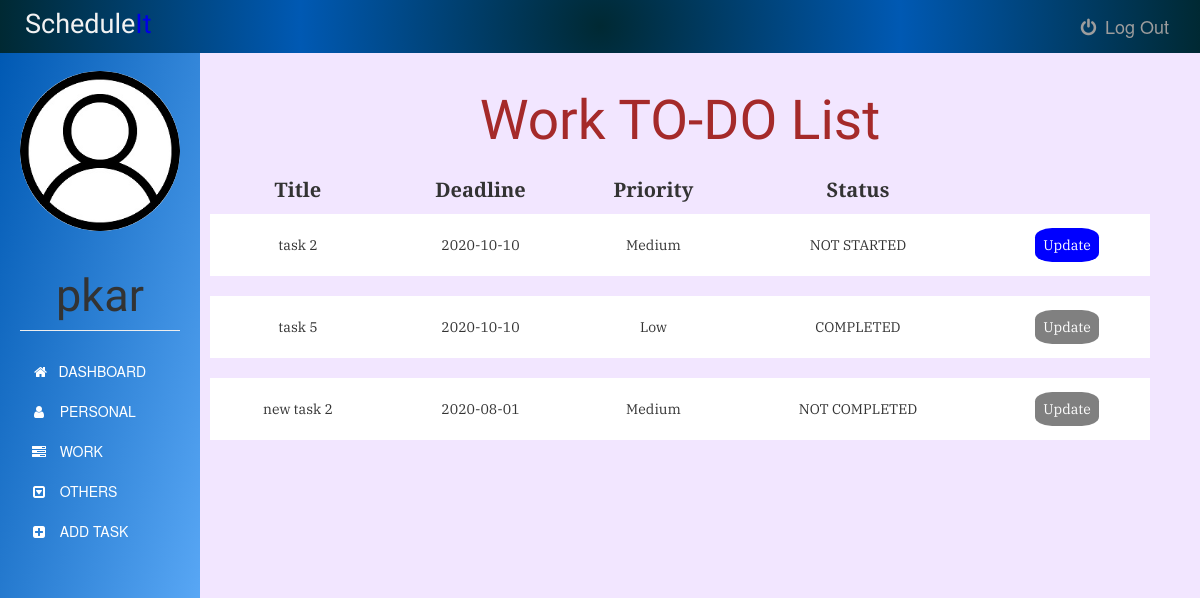
Before: /worktask (signed in) with the older database file.
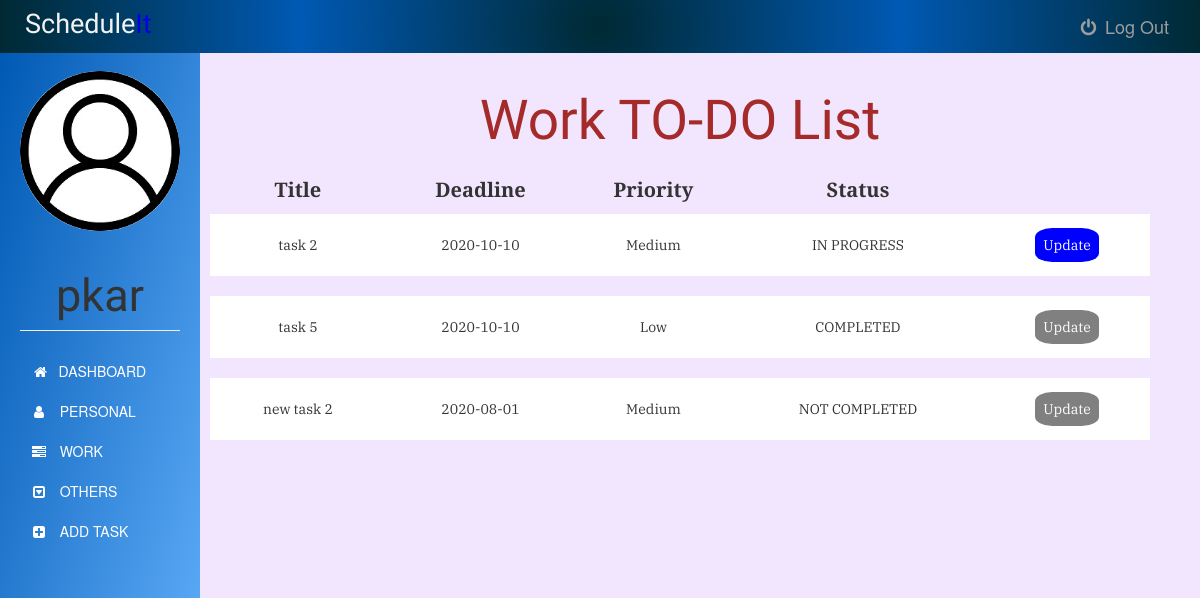
After: the same page with the newer database file.
### app.py (models this page shows)
class Task(db.Model):
    id = db.Column(db.Integer, primary_key=True)
    title = db.Column(db.Text, nullable=False)
    date = db.Column(db.Date, nullable=False)
    content = db.Column(db.Text, nullable=False)
    WorkType = db.Column(db.Text, nullable=False)
    priority = db.Column(db.Text)
    status = db.Column(db.Text, nullable=False, default='NEW')
    user_id = db.Column(db.Integer, db.ForeignKey('user.id'), nullable=False)

### app.py (the view)
@app.route('/worktask', methods=['GET', 'POST'])
@login_required
def worktask():
    tasks = Task.query.filter_by(user_id=current_user.id)
    return render_template('work.html', tasks=tasks ,name=current_user.username, tdate=date.today())

### app.py (called while the page is built)
@login_manager.user_loader
def load_user(user_id):
    return User.query.get(int(user_id))

### templates/work.html (shortened to what the changed rows need)
{% extends "bootstrap/base.html" %}
{% block styles %}
{{super()}}
<link rel="stylesheet" href="{{url_for('.static', filename='personal.css')}}">
<link rel="stylesheet" href="https://maxcdn.bootstrapcdn.com/font-awesome/4.7.0/css/font-awesome.min.css">
{% endblock %}
{% block content %}
    <div class="container-fluid">
      <div class="row">
        <nav class=" sidebar">
          <div class="image img-cir img-120">
            <center>
              <h1 class="page-header">{{ name }}</h1>
            </center>
          </div>
        </nav>
        <div class="col-sm-9 col-sm-offset-3 col-md-10 col-md-offset-2 main">
          	<center><h1>Work TO-DO List</h1></center>
            <div>
            	<table>
                <thead>
                  <tr>
                    <th>Title</th>
                    <th>Deadline</th>
                    <th>Priority</th>
                    <th>Status</th>
                  </tr>
                </thead>
            		<tbody>
              		{% for task in tasks %}
              			{% if task.WorkType == "Work"%}
              				<tr>
    		          			<td>{{task.title}}</td>
    		          			<td>{{task.date}}</td>
    		          			<td>{{task.priority}}</td>
                        {% if tdate > task.date and (task.status !="CANCELLED" or task.status !="COMPLETED") %}
                          <td class="status">NOT COMPLETED</td>
                        {% else %}
                          <td class="status">{{task.status}}</td>
                        {% endif %}
                        {% if (task.status == "NEW" or task.status == "IN PROGRESS" or task.status == "NOT STARTED") and tdate <= task.date %}
                          <td><a href="{{ url_for('update_task', task_id=task.id) }}">Update</a></td>
                        {% else %}
                          <td><a class="arcup" href="#">Update</a></td>
                        {% endif %}
    		          		</tr>
                      <tr class="spacer">
                      <tr>
    		          	{% endif %}
    		        {% endfor %}
              </tbody>
            	</table>
            </div>
        </div>
      </div>
    </div>
{% endblock %}

Changed rows visible on the page:
changed Task "task 2": status "NOT STARTED" → "IN PROGRESS"
